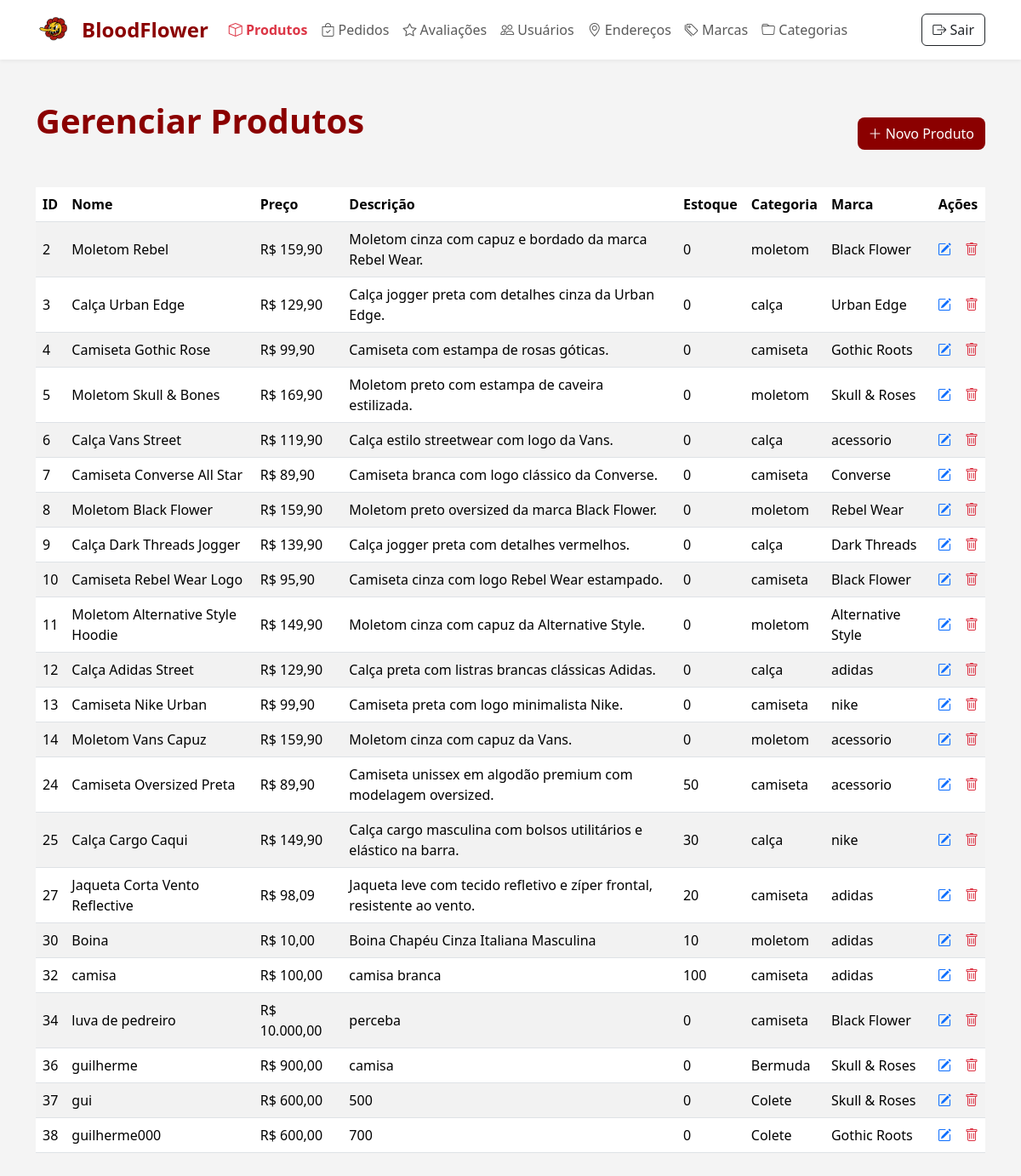
The page /admin/inicioADM.php (signed in) on the database its author committed.
### tables this page shows
CREATE TABLE IF NOT EXISTS `produtos` (
  `id` int NOT NULL AUTO_INCREMENT,
  `nome` varchar(100) NOT NULL,
  `descricao` text,
  `preco` decimal(10,2) NOT NULL,
  `preco_desconto` decimal(10,2) DEFAULT NULL,
  `estoque` int DEFAULT '0',
  `categoria_id` int DEFAULT NULL,
  `marca_id` int DEFAULT NULL,
  `imagem` varchar(255) DEFAULT NULL,
  PRIMARY KEY (`id`),
  KEY `fk_produtos_categoria` (`categoria_id`),
  KEY `fk_produtos_marca` (`marca_id`)
);

CREATE TABLE IF NOT EXISTS `categorias` (
  `id_categoria` int NOT NULL AUTO_INCREMENT,
  `nome` varchar(50) NOT NULL,
  PRIMARY KEY (`id_categoria`)
);

CREATE TABLE IF NOT EXISTS `marca` (
  `id_marca` int NOT NULL AUTO_INCREMENT,
  `nome` varchar(50) NOT NULL,
  PRIMARY KEY (`id_marca`)
);

### admin/inicioADM.php (the view, shortened to what this page needs)
<?php
include("../conexao.php");
$secao = $_GET['secao'] ?? 'produto';
?>
<!DOCTYPE html>
<html lang="pt-br">
<head>
    <link href="https://cdn.jsdelivr.net/npm/bootstrap@5.3.3/dist/css/bootstrap.min.css" rel="stylesheet">
    <link href="https://cdn.jsdelivr.net/npm/bootstrap-icons@1.10.5/font/bootstrap-icons.css" rel="stylesheet">
</head>
<body>
    <nav class="navbar navbar-expand-lg">
        <div class="container">
            <a class="navbar-brand" href="inicioADM.php">
                <img src="../imagens/LogoBloodFlower.png" alt="Logo">
                BloodFlower
            </a>
            <div class="collapse navbar-collapse" id="navbarNavAdmin">
                <ul class="navbar-nav me-auto mb-2 mb-lg-0">
                    <li class="nav-item"><a class="<?php if ($secao  == "produto") echo "nav-link active fw-bold text-danger";
                                                    else echo "nav-link" ?>" href="inicioADM.php?secao=produto"><i class="bi bi-box"></i> Produtos</a></li>
                    <li class="nav-item"><a class="<?php if ($secao  == "pedidos") echo "nav-link active fw-bold text-danger";
                                                    else echo "nav-link" ?>" href="?secao=pedidos"><i class="bi bi-bag-check"></i> Pedidos</a></li>
                    <li class="nav-item"><a class="<?php if ($secao  == "avaliacoes") echo "nav-link active fw-bold text-danger";
                                                    else echo "nav-link" ?>" href="?secao=avaliacoes"><i class="bi bi-star"></i> Avaliações</a></li>
                    <li class="nav-item"><a class="<?php if ($secao  == "usuario") echo "nav-link active fw-bold text-danger";
                                                    else echo "nav-link" ?>" href="?secao=usuario"><i class="bi bi-people"></i> Usuários</a></li>
                    <li class="nav-item"><a class="<?php if ($secao  == "enderecos") echo "nav-link active fw-bold text-danger";
                                                    else echo "nav-link" ?>" href="?secao=enderecos"><i class="bi bi-geo-alt"></i> Endereços</a></li>
                    <li class="nav-item"><a class="<?php if ($secao  == "marcas") echo "nav-link active fw-bold text-danger";
                                                    else echo "nav-link" ?>" href="?secao=marcas"><i class="bi bi-tags"></i> Marcas</a></li>
                    <li class="nav-item"><a class="<?php if ($secao  == "categorias") echo "nav-link active fw-bold text-danger";
                                                    else echo "nav-link" ?>" href="?secao=categorias"><i class="bi bi-folder"></i> Categorias</a></li>
                </ul>
                <a href="../logoff.php" class="btn btn-outline-dark"><i class="bi bi-box-arrow-right"></i> Sair</a>
            </div>
        </div>
    </nav>
    <?php
    switch ($secao) {
        case "produto":
    ?>
            <div class="container py-5">
                <div class="d-flex justify-content-between align-items-center mb-4">
                    <h1>Gerenciar Produtos</h1>
                    <a href="formProduto.php" class="btn btn-admin"><i class="bi bi-plus-lg"></i> Novo Produto</a>
                </div>
                <?php
                $sql = "SELECT p.id, p.nome, p.preco, p.descricao, p.estoque,
                   c.nome AS categoria_nome, m.nome AS marca_nome
            FROM produtos p
            JOIN categorias c ON p.categoria_id = c.id_categoria
            JOIN marca m ON p.marca_id = m.id_marca";
                $result = mysqli_query($conn, $sql);
                if (mysqli_num_rows($result) > 0) {
                    echo "<div class='table-responsive'>";
                    echo "<table class='table table-striped table-hover align-middle'>";
                    echo "<thead><tr>
                <th>ID</th>
                <th>Nome</th>
                <th>Preço</th>
                <th>Descrição</th>
                <th>Estoque</th>
                <th>Categoria</th>
                <th>Marca</th>
                <th class='text-center' colspan='2'>Ações</th>
              </tr></thead><tbody>";
                    while ($row = mysqli_fetch_assoc($result)) {
                        echo "<tr>";
                        echo "<td>{$row['id']}</td>";
                        echo "<td>{$row['nome']}</td>";
                        echo "<td>R$ " . number_format($row['preco'], 2, ',', '.') . "</td>";
                        echo "<td>{$row['descricao']}</td>";
                        echo "<td>{$row['estoque']}</td>";
                        echo "<td>{$row['categoria_nome']}</td>";
                        echo "<td>{$row['marca_nome']}</td>";
                        echo "<td class='text-center'>
                    <a href='formEditProduto.php?id={$row['id']}' class='text-primary'><i class='bi bi-pencil-square'></i></a>
                  </td>";
                        echo "<td class='text-center'>
                    <a href='excluirProduto.php?id={$row['id']}' class='text-danger' onclick='return confirm(\"Tem certeza que deseja excluir este produto?\")'>
                        <i class='bi bi-trash'></i>
                    </a>
                  </td>";
                        echo "</tr>";
                    }
                    echo "</tbody></table></div>";
                } else {
                    echo "<p class='text-muted text-center mt-4'>Nenhum produto cadastrado.</p>";
                }
                ?>
            </div>
        <?php
            break;
        ?>
    <?php
    }
    ?>
</body>
</html>

### admin/inicioADM.php (style rules this page uses)
body { background-color: #f4f4f4; }
.navbar { background-color: #ffffff; box-shadow: 0 2px 4px rgba(0, 0, 0, 0.05); }
.navbar-brand { font-weight: bold; font-size: 1.5rem; color: #8b0000 !important; display: flex; align-items: center; }
.navbar-brand img { height: 44px; margin-right: 10px; }
h1 { color: #8b0000; font-weight: bold; margin-bottom: 30px; }
.btn-admin { background-color: #8b0000; color: #fff; border-radius: 8px; font-weight: 500; }
.table thead { background-color: #8b0000; color: white; }

### rows shown on the page
produtos: id "2", nome "Moletom Rebel", preco "159,90", descricao "Moletom cinza com capuz e bordado da marca Rebel Wear.", estoque "0", categoria.nome "moletom", marca.nome "Black Flower"
produtos: id "3", nome "Calça Urban Edge", preco "129,90", descricao "Calça jogger preta com detalhes cinza da Urban Edge.", estoque "0", categoria.nome "calça", marca.nome "Urban Edge"
produtos: id "4", nome "Camiseta Gothic Rose", preco "99,90", descricao "Camiseta com estampa de rosas góticas.", estoque "0", categoria.nome "camiseta", marca.nome "Gothic Roots"
produtos: id "5", nome "Moletom Skull & Bones", preco "169,90", descricao "Moletom preto com estampa de caveira estilizada.", estoque "0", categoria.nome "moletom", marca.nome "Skull & Roses"
produtos: id "6", nome "Calça Vans Street", preco "119,90", descricao "Calça estilo streetwear com logo da Vans.", estoque "0", categoria.nome "calça", marca.nome "acessorio"
produtos: id "7", nome "Camiseta Converse All Star", preco "89,90", descricao "Camiseta branca com logo clássico da Converse.", estoque "0", categoria.nome "camiseta", marca.nome "Converse"
produtos: id "8", nome "Moletom Black Flower", preco "159,90", descricao "Moletom preto oversized da marca Black Flower.", estoque "0", categoria.nome "moletom", marca.nome "Rebel Wear"
produtos: id "9", nome "Calça Dark Threads Jogger", preco "139,90", descricao "Calça jogger preta com detalhes vermelhos.", estoque "0", categoria.nome "calça", marca.nome "Dark Threads"
produtos: id "10", nome "Camiseta Rebel Wear Logo", preco "95,90", descricao "Camiseta cinza com logo Rebel Wear estampado.", estoque "0", categoria.nome "camiseta", marca.nome "Black Flower"
produtos: id "11", nome "Moletom Alternative Style Hoodie", preco "149,90", descricao "Moletom cinza com capuz da Alternative Style.", estoque "0", categoria.nome "moletom", marca.nome "Alternative Style"
produtos: id "12", nome "Calça Adidas Street", preco "129,90", descricao "Calça preta com listras brancas clássicas Adidas.", estoque "0", categoria.nome "calça", marca.nome "adidas"
produtos: id "13", nome "Camiseta Nike Urban", preco "99,90", descricao "Camiseta preta com logo minimalista Nike.", estoque "0", categoria.nome "camiseta", marca.nome "nike"
produtos: id "14", nome "Moletom Vans Capuz", preco "159,90", descricao "Moletom cinza com capuz da Vans.", estoque "0", categoria.nome "moletom", marca.nome "acessorio"
produtos: id "24", nome "Camiseta Oversized Preta", preco "89,90", descricao "Camiseta unissex em algodão premium com modelagem oversized.", estoque "50", categoria.nome "camiseta", marca.nome "acessorio"
produtos: id "25", nome "Calça Cargo Caqui", preco "149,90", descricao "Calça cargo masculina com bolsos utilitários e elástico na barra.", estoque "30", categoria.nome "calça", marca.nome "nike"
produtos: id "27", nome "Jaqueta Corta Vento Reflective", preco "98,09", descricao "Jaqueta leve com tecido refletivo e zíper frontal, resistente ao vento.", estoque "20", categoria.nome "camiseta", marca.nome "adidas"
produtos: id "30", nome "Boina", preco "10,00", descricao "Boina Chapéu Cinza Italiana Masculina", estoque "10", categoria.nome "moletom", marca.nome "adidas"
produtos: id "32", nome "camisa", preco "100,00", descricao "camisa branca", estoque "100", categoria.nome "camiseta", marca.nome "adidas"
produtos: id "34", nome "luva de pedreiro", preco "10.000,00", descricao "perceba", estoque "0", categoria.nome "camiseta", marca.nome "Black Flower"
produtos: id "36", nome "guilherme", preco "900,00", descricao "camisa", estoque "0", categoria.nome "Bermuda", marca.nome "Skull & Roses"
produtos: id "37", nome "gui", preco "600,00", descricao "500", estoque "0", categoria.nome "Colete", marca.nome "Skull & Roses"
produtos: id "38", nome "guilherme000", preco "600,00", descricao "700", estoque "0", categoria.nome "Colete", marca.nome "Gothic Roots"
